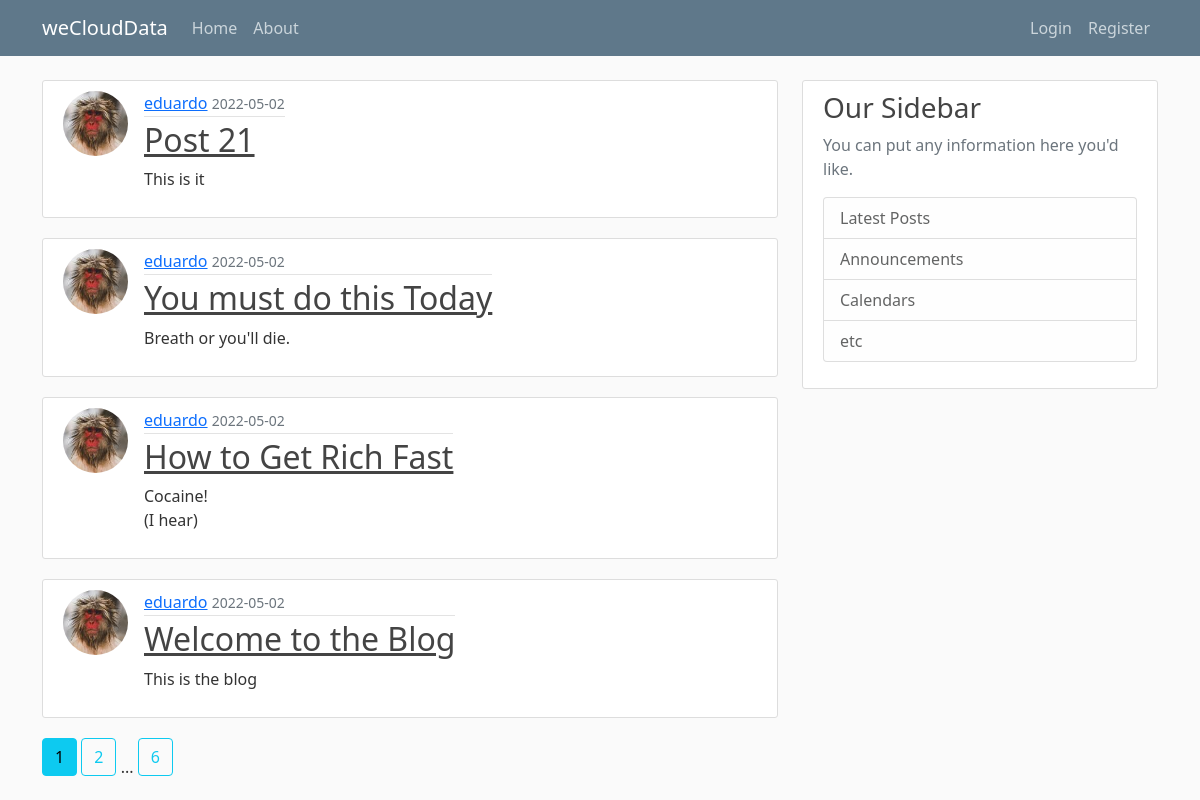
The page /home on the database its author committed.
### weblog/models.py (models this page shows, shortened)
class Post(db.Model):
    id = db.Column(db.Integer, primary_key=True)
    title = db.Column(db.String(100), nullable=False)
    date_posted = db.Column(db.DateTime, nullable=False,
                            default=datetime.utcnow)
    content = db.Column(db.Text, nullable=False)
    user_id = db.Column(db.Integer, db.ForeignKey('user.id'), nullable=False)

class User(db.Model, UserMixin):
    id = db.Column(db.Integer, primary_key=True)
    username = db.Column(db.String(20), unique=True, nullable=False)
    email = db.Column(db.String(120), unique=True, nullable=False)
    image_file = db.Column(db.String(20), nullable=False,
                           default='default.jpg')
    password = db.Column(db.String(60), nullable=False)
    posts = db.relationship('Post', backref='author', lazy=True)

### weblog/main/routes.py (the view)
@main.route("/")
@main.route("/home")
def home():
    page = request.args.get('page', 1, type=int)
    posts = Post.query.order_by(Post.date_posted.desc()).paginate(per_page=4, page=page)
    return render_template('home.html', posts=posts)

### weblog/templates/home.html
{% extends "layout.html" %}
{% block content %}
    {% for post in posts.items %}
        <article class="media content-section post-home">
            <img src="{{ url_for('static', filename='profiles/' + post.author.image_file) }}"  class="rounded-circle article-img">
            <div class="media-body">
                <div class="article-metadata">
                    <a class="mr-2" href="{{ url_for('users.user_posts', username=post.author.username) }}">{{ post.author.username }}</a>
                    <small class="text-muted">{{ post.date_posted.strftime('%Y-%m-%d') }}</small>
                </div>
                <h2><a class="article-title" href="{{ url_for('posts.post', post_id=post.id) }}">{{ post.title }}</a></h2>
                <p class="article-content">{{ post.content }}</p>
            </div>
      </article>
    {% endfor %}
    {% for page_num in posts.iter_pages(left_edge=1, right_edge=1, left_current=1, right_current=2) %}
        {% if page_num %}
            {% if posts.page == page_num %}
                <a class="btn btn-info mb-4" href="{{ url_for('main.home', page=page_num) }}">{{ page_num }}</a>
            {% else %}
                <a class="btn btn-outline-info mb-4" href="{{ url_for('main.home', page=page_num) }}">{{ page_num }}</a>
            {% endif %}
        {% else %}
            ...
        {% endif %}
    {% endfor %}
{% endblock content %}

### weblog/static/main.css (style rules this page uses)
body { background: #fafafa; color: #333333; margin-top: 5rem; }
h1, h2, h3, h4, h5, h6 { color: #444444; }
.content-section { background: #ffffff; padding: 10px 20px; border: 1px solid #dddddd; border-radius: 3px; margin-bottom: 20px; }
.article-title { color: #444444; }
.article-content { white-space: pre-line; }
.article-img { height: 65px; width: 65px; margin-right: 16px; }
.article-metadata { padding-bottom: 1px; margin-bottom: 4px; border-bottom: 1px solid #e3e3e3 }
.post-home { display: flex; align-items: flex-start; }

### rows shown on the page
Post: image_file (picture), author.username "eduardo", date_posted "2022-05-02", title "Post 21", content "This is it"
Post: image_file (picture), author.username "eduardo", date_posted "2022-05-02", title "You must do this Today", content "Breath or you'll die."
Post: image_file (picture), author.username "eduardo", date_posted "2022-05-02", title "How to Get Rich Fast", content "Cocaine! (I hear)"
Post: image_file (picture), author.username "eduardo", date_posted "2022-05-02", title "Welcome to the Blog", content "This is the blog"

### other values the page prints
{{ page_num }} "1"
{{ page_num }} "2" "6"
